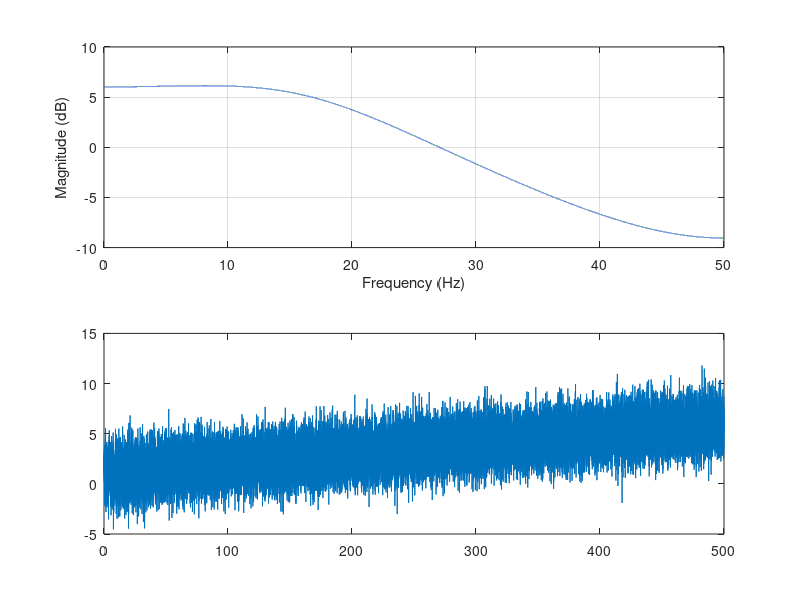

Recreate this plot in MATLAB.
clear all 
clc

%% Zad1
x = 0:0.01:499.99;
a=0.01;
b = 1;
linia = a*x + b;
%sin = 1*sin(pi*x*0.25 + 0.5);

A = [1, -0.5, 0.2];  
B = [1,  0.4];        

N = 50000;
rng(0);
e = randn(N,1);  

arma = filter(B, A, e);
figure;
freqz(B, A, N, 1/0.01);
grid on;
title('Charakterystyka amplitudowa ARMA');

f_sin = 1;           
A_sin = 1;                
phi = 0.5;                

sinus = A_sin * sin(2*pi*f_sin*x + phi);
arma = arma';
suma = linia+sinus+arma;

plot(x, suma)